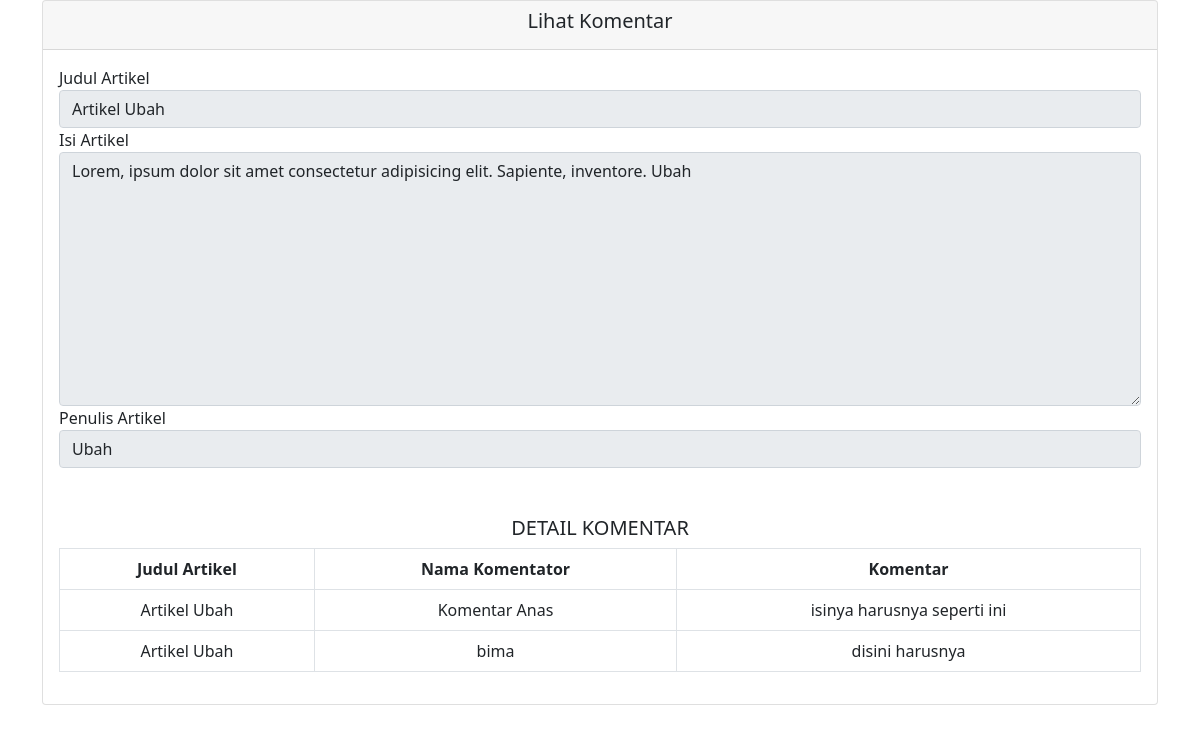
The app's page /detail-komentar.php?id=3 with its own data.
### tables this page shows
CREATE TABLE `tb_artikel` (
  `id` int(11) NOT NULL,
  `judul_artikel` text NOT NULL,
  `isi_artikel` text NOT NULL,
  `penulis_artikel` varchar(256) NOT NULL
);

CREATE TABLE `tb_komentar` (
  `id` int(11) NOT NULL,
  `id_artikel` int(11) NOT NULL,
  `nama_komentator` varchar(256) NOT NULL,
  `komentar` text NOT NULL
);

### detail-komentar.php (the view, shortened to what this page needs)
<!DOCTYPE html>
<html>
<head>
    <link rel="stylesheet" href="https://cdn.jsdelivr.net/npm/bootstrap@5.1.0/dist/css/bootstrap.min.css">
</head>
<?php
require 'koneksi.php';
$id_artikel = $_GET['id'];
$sql = $koneksi->query("select * from tb_artikel where id='$id_artikel'");
$tampil = $sql->fetch_assoc();
?>
<body>
    <div class="container">
        <div class="row">
            <div class="col-12">
                <div class="card">
                    <div class="card-header">
                        <h5 class="text-center">Lihat Komentar</h5>
                    </div>
                    <div class="card-body">
                        <div class="row">
                            <div class="col-md-12">
                                    <div class="form-group">
                                        <label>Judul Artikel</label>
                                        <input type="text"  class="form-control" value="<?php echo $tampil['judul_artikel']; ?>" readonly/>
                                    </div>
                                    <div class="form-group">
                                        <label>Isi Artikel</label>
                                        <textarea  id="" cols="30" rows="10" class="form-control" readonly><?php echo $tampil['isi_artikel']; ?></textarea>
                                    </div>
                                    <div class="form-group">
                                        <label>Penulis Artikel</label>
                                        <input type="text"  class="form-control" value="<?php echo $tampil['penulis_artikel']; ?>"  readonly/>
                                    </div>
                            </div>
                        </div>
                        <div class="row mt-5">
                            <div class="col-md-12">
                                <h5 class="text-center">DETAIL KOMENTAR</h5 class="text-center">
                            <table class="table table-responsive table-bordered text-center">
                                <thead>
                                    <tr>
                                        <th>Judul Artikel</th>
                                        <th>Nama Komentator</th>
                                        <th>Komentar</th>
                                    </tr>
                                </thead>
                                <tbody>
                                        <?php
                                    $id_artikel = $_GET['id'];
                                    $q = $koneksi->query("SELECT * FROM tb_komentar tk JOIN tb_artikel ta ON ta.id=tk.id_artikel WHERE id_artikel='$id_artikel'");
                                    if ($q->num_rows>0) {
                                        while ($data = $q->fetch_assoc()) {
                                            extract($data);
                                    ?>
                                    <tr>
                                        <td><?= $judul_artikel ?></td>
                                        <td><?= $nama_komentator ?></td>
                                        <td><?= $komentar ?></td>
                                    </tr>
                                <?php } } ?>
                                </tbody>
                            </table>
                            </div>
                        </div>
                    </div>
                </div>
            </div>
        </div>
    </div>
</body>
</html>

### records on screen
tb_artikel: judul_artikel "Artikel Ubah", isi_artikel "Lorem, ipsum dolor sit amet consectetur adipisicing elit. Sapiente, inventore. Ubah", penulis_artikel "Ubah"
tb_komentar: id_artikel.judul_artikel "Artikel Ubah", nama_komentator "Komentar Anas", komentar "isinya harusnya seperti ini"
tb_komentar: id_artikel.judul_artikel "Artikel Ubah", nama_komentator "bima", komentar "disini harusnya"
